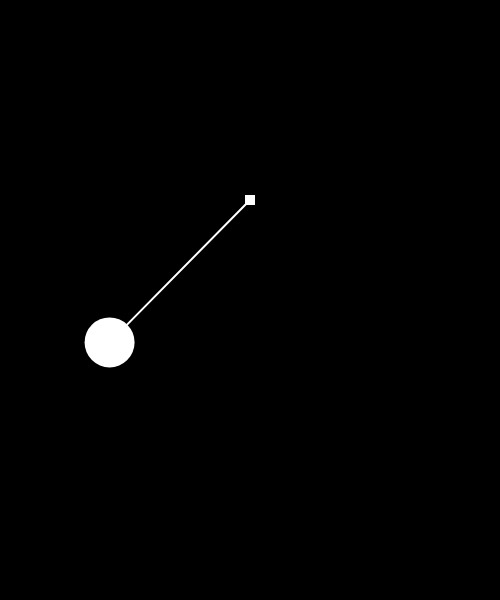
Frame 1 (no input)
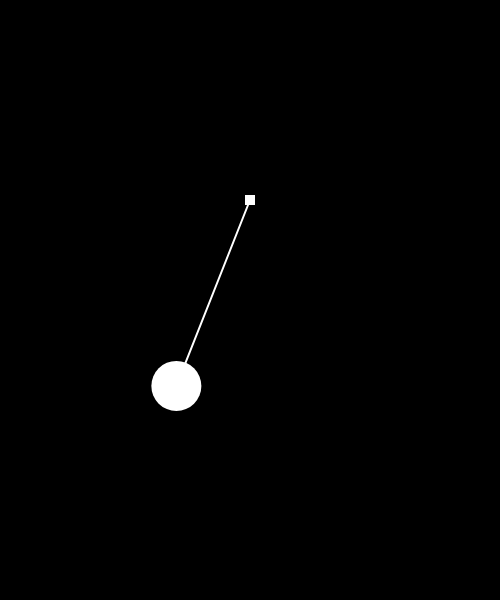
Frame 60 (no input)
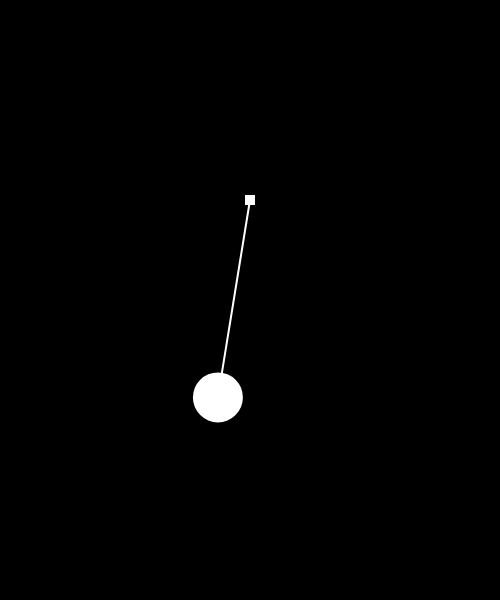
Frame 120 (the mouse pressed at the canvas centre since frame 60)

The p5.js sketch that drew these frames (run headless with seeded random() and noise() and a simulated clock; from frame 60 on, the mouse is pressed at the canvas centre):

// p5.js sketch
// ── sketch.js
var p;

function setup() {
  createCanvas(500, 600);
  background(0);

  p = new Pendulum(width / 2, height / 2 - 100, 200);
}

function draw() {
  background(0);
  p.update();
  p.display();
}
// ── Pendulum.js
"use strict";

class Pendulum {
  constructor(x, y, len) {
    this.origin = createVector(x, y);
    this.armLength = len;

    this.ball = createVector();
    this.ballMass = 50;

    this.angle = PI / 4;
    this.aVel = 0.0;
    this.aAcc = 0.0;

    this.damping = 0.98;
  }
  update() {
    var gravity = 0.5;
    var force = (-1 * gravity / this.ballMass) * sin(this.angle);

    this.aAcc += force;
    this.aVel += this.aAcc;
    this.angle += this.aVel;

    this.aAcc *= 0;
    this.aVel *= this.damping;
  }
  display() {
    var x = cos(this.angle + PI / 2) * this.armLength;
    var y = sin(this.angle + PI / 2) * this.armLength;
    this.ball = createVector(x, y);

    translate(this.origin.x, this.origin.y);
    // arm
    stroke(255);
    strokeWeight(2);
    line(0, 0, this.ball.x, this.ball.y);
    // anchor (origin)
    rectMode(CENTER);
    noStroke();
    fill(255);
    rect(0, 0, 10, 10);
    // ball
    fill(255);
    ellipse(this.ball.x, this.ball.y, this.ballMass, this.ballMass);
  }

}
